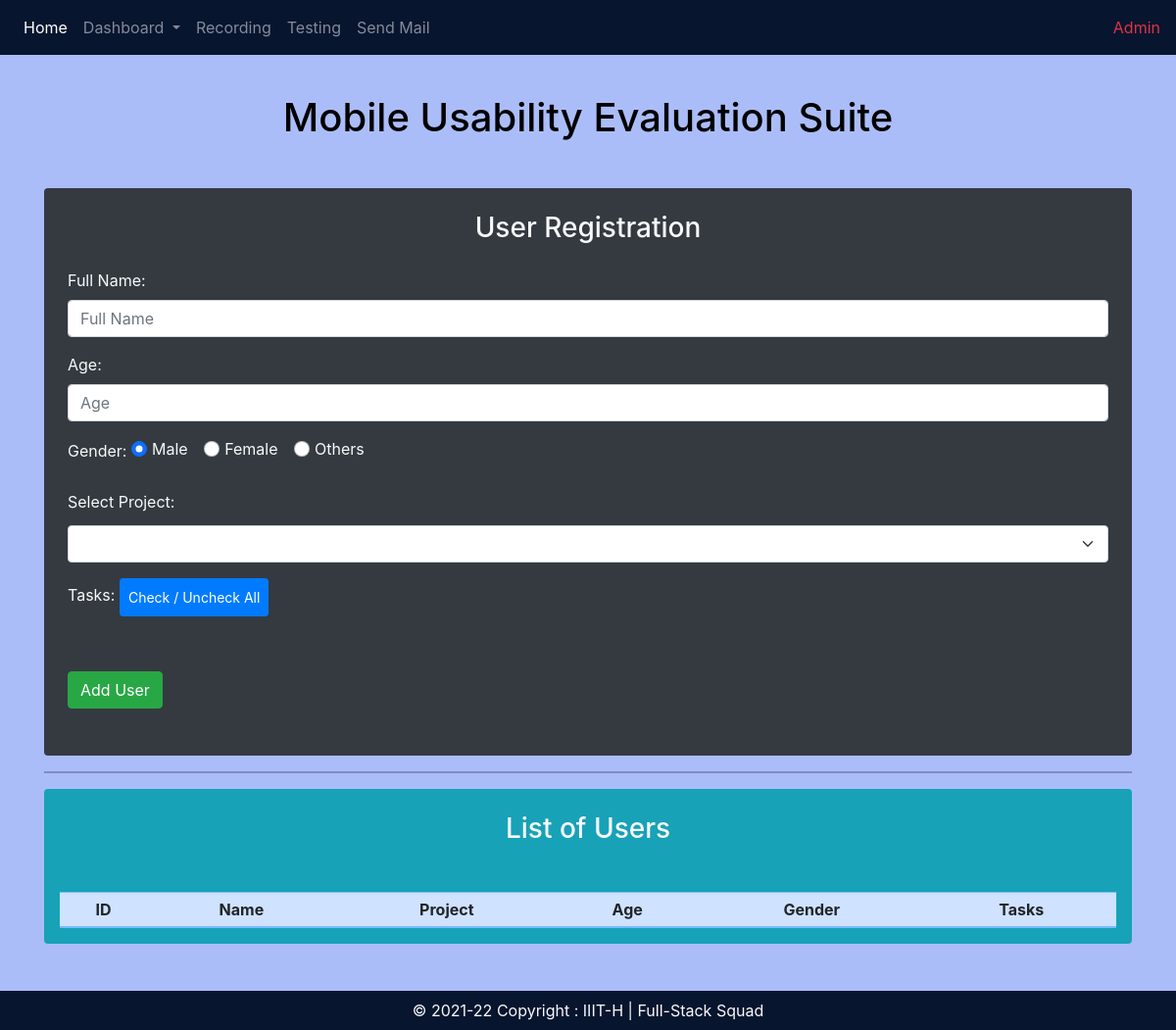
The app's page /user_register, older data.
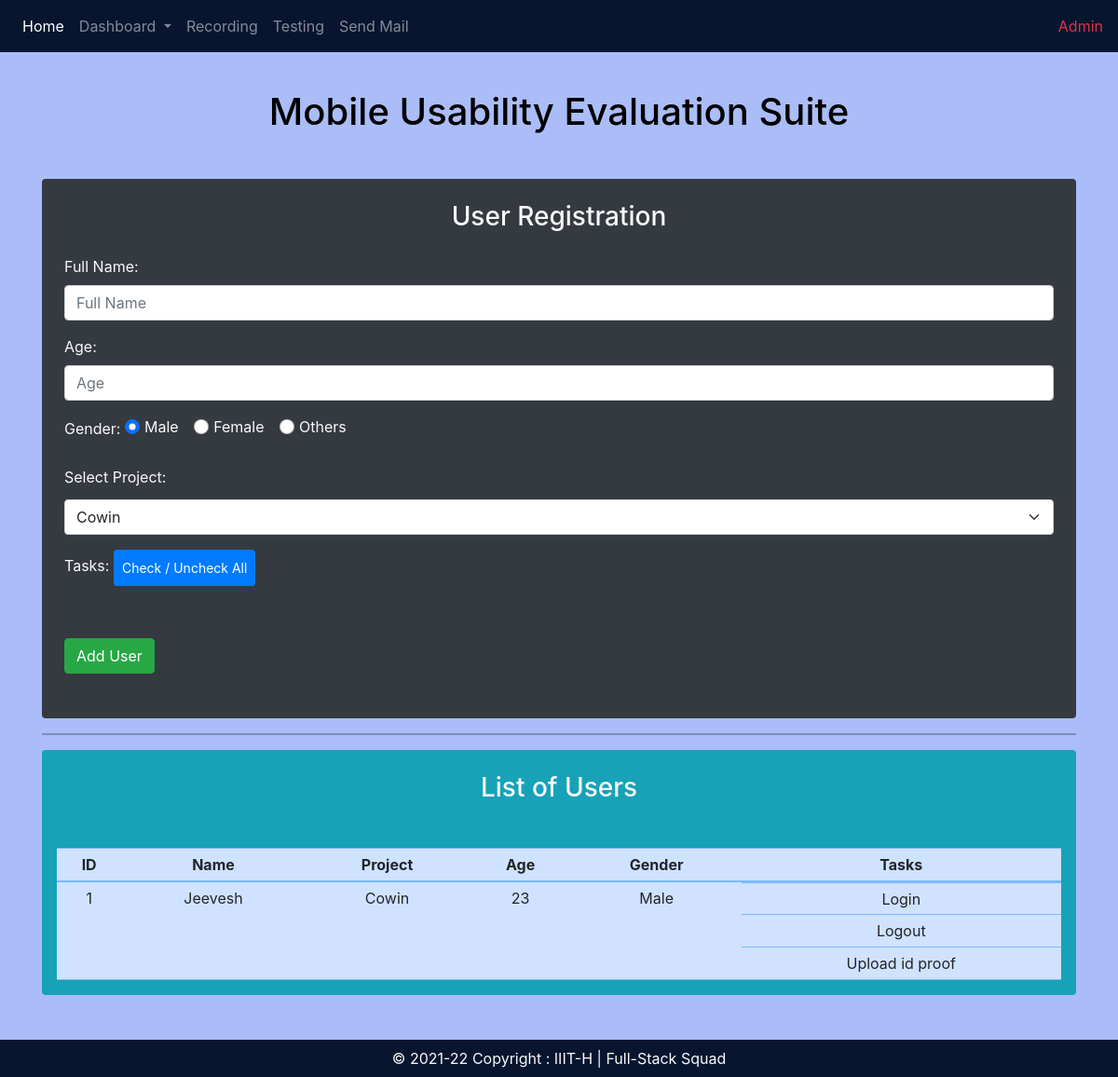
The same page, newer data.
### MUES/models.py (models this page shows, shortened)
class Users(models.Model):
    GENDER = [
        ('male', 'Male'),
        ('female', 'Female'),
        ('others', 'Others'),
    ]
    name = models.CharField(max_length=20)
    project = models.ForeignKey(Projects,on_delete=CASCADE)
    age = models.IntegerField()
    gender = models.CharField(max_length=6,choices=GENDER,default='male')
    tasks = models.ManyToManyField(Tasks)
    problems = models.TextField(blank=True)

class Projects(models.Model):
    name = models.CharField(max_length=20)
    description = models.TextField()
    tasks = models.ManyToManyField('Tasks')
    def __str__(self):
        return self.name

class Tasks(models.Model):
    project = models.ForeignKey(Projects,on_delete=CASCADE,related_name="pp")
    name = models.CharField(max_length=50)

### MUES/views.py (the view, shortened to what this page needs)
# urls.py: path("user_register", views.user_register, name='user'),
def user_register(request):
    tasks = Tasks.objects.values()
    projects = Projects.objects.values()
    users = Users.objects.all()
    data = {"tasks":tasks, "users":users, "projects":projects}
    if request.method == 'GET':
        return render(request,"MUES/user_register.html",data)

### MUES/templates/MUES/user_register.html (shortened to what this page needs)
{% extends 'MUES/base.html' %}
{% block body %}
<div class="container py-5" style="background-color: rgb(171, 189, 248);">
  <h1 class="text-center text-black m-5">Mobile Usability Evaluation Suite</h1>
  <div>
    <form id="userDetails" class="rounded p-4 bg-dark text-light" method="post" action="user_register"
      proj-names-url="{% url 'ajax_load_tasks' %}">
      <h3 class="text-center mb-4">User Registration</h3>
      <div class="form-group">
        <label for="name">Full Name: </label>
        <input type="text" class="form-control" name="username" placeholder="Full Name" aria-label="Full Name"
          id="name" />
      </div>
      <div class="form-group">
        <label for="age">Age: </label>
        <input type="number" class="form-control" name="userage" placeholder="Age" aria-label="Age" id="age" />
      </div>
      <div class="form-group">
        <label for="gender">Gender: </label>
        <div class="form-check form-check-inline">
          <input class="form-check-input" type="radio" name="gender" id="inlineRadio1" value="Male" checked />
          <label class="form-check-label" for="inlineRadio1">Male</label>
        </div>
        <div class="form-check form-check-inline">
          <input class="form-check-input" type="radio" name="gender" id="inlineRadio2" value="Female" />
          <label class="form-check-label" for="inlineRadio2">Female</label>
        </div>
        <div class="form-check form-check-inline">
          <input class="form-check-input" type="radio" name="gender" id="inlineRadio3" value="Others" />
          <label class="form-check-label" for="inlineRadio2">Others</label>
        </div>
      </div>
      <div>
        <label class="py-1" for="URL">Select Project:</label>
        <select name ="projid" id="proj_name" class="form-select" aria-label="select example">
          {% for proj in projects %}
          <option value="{{proj.id}}">{{proj.name}}</option>
          {% endfor %}
        </select>
      </div>
      <label for="tasks">Tasks: </label>
      <button id="checkBtn" class="btn btn-sm btn-primary my-3 p-2">Check / Uncheck All</button>
      <button id="s" type="submit" class="btn btn-success my-4">
        Add User
      </button>
    </form>
  </div>
  <hr width="100%" class="bg-black">
  <div class="mt-2 bg-info rounded p-3">
    <h3 class="text-center text-light mt-2">List of Users</h3>
    <table class="table text-center table-primary table-sm mt-5 mb-0">
      <thead>
        <tr>
          <th scope="col-1">ID</th>
          <th scope="col-3">Name</th>
          <th scope="col-1">Project</th>
          <th scope="col-1">Age</th>
          <th scope="col-3">Gender</th>
          <th scope="col-4">Tasks</th>
        </tr>
      </thead>
      <tbody id="data">
        {% for user in users %}
        <tr class="">
          <td rowspan="{{user.tasks.all|length|add:1}}" scope="col-1">{{user.id}}</td>
          <td rowspan="{{user.tasks.all|length|add:1}}" scope="col-3">{{user.name}}</td>
          <td rowspan="{{user.tasks.all|length|add:1}}" scope="col-3">{{user.project}}</td>
          <td rowspan="{{user.tasks.all|length|add:1}}" scope="col-1">{{user.age}}</td>
          <td rowspan="{{user.tasks.all|length|add:1}}" scope="col-2">{{user.gender}}</td>
          <td scope="col-5" class="p-0">
            {% for task in user.tasks.all %}
        <tr>
          <td>{{task.name}}</td>
        </tr>
        {% endfor %}
        </td>
        </tr>
        {% endfor %}
      </tbody>
    </table>
  </div>
</div>
{% endblock %}

Row changes from the older to the newer data that the page shows:
added Users: id "1", name "Jeevesh", project "Cowin", age "23", gender "Male"
added Tasks: name "Login"
added Tasks: name "Logout"
added Tasks: name "Upload id proof"
Text that changed along with them:
form field projid: (not shown) → "Cowin"
